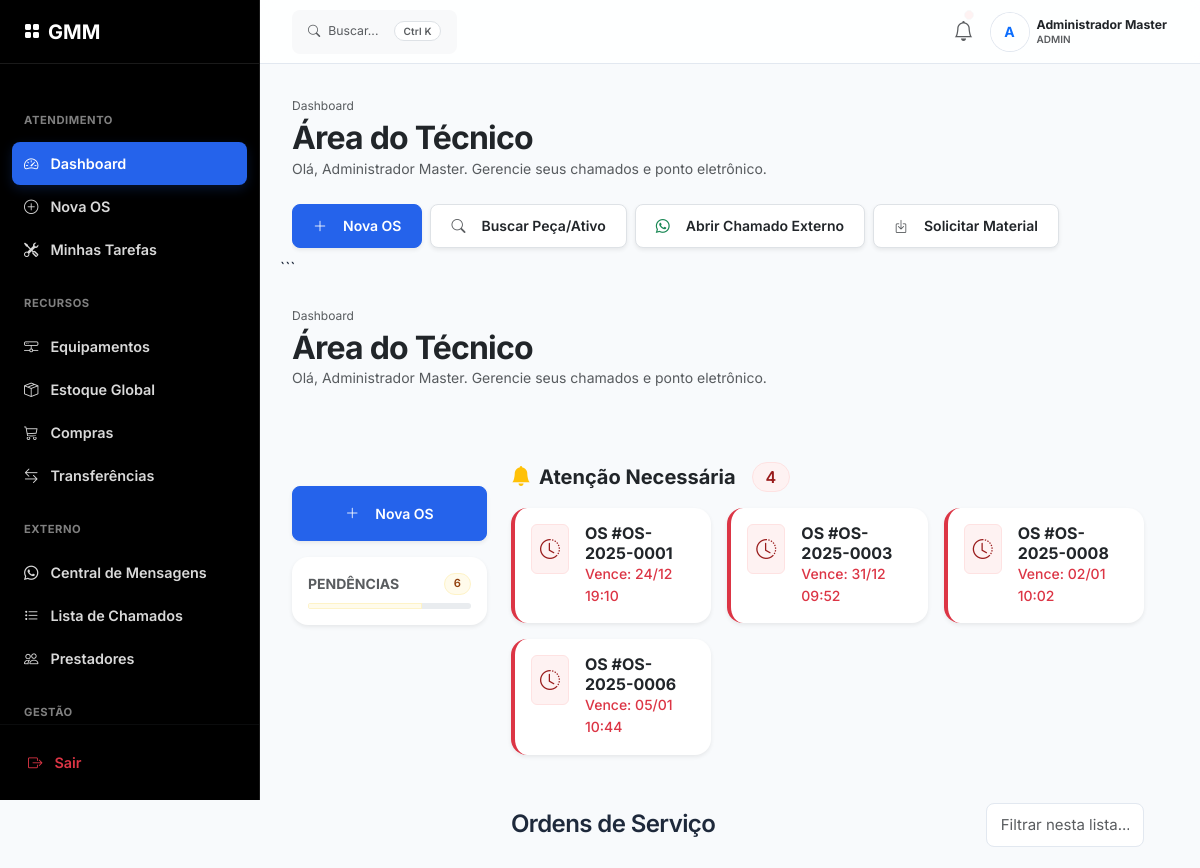
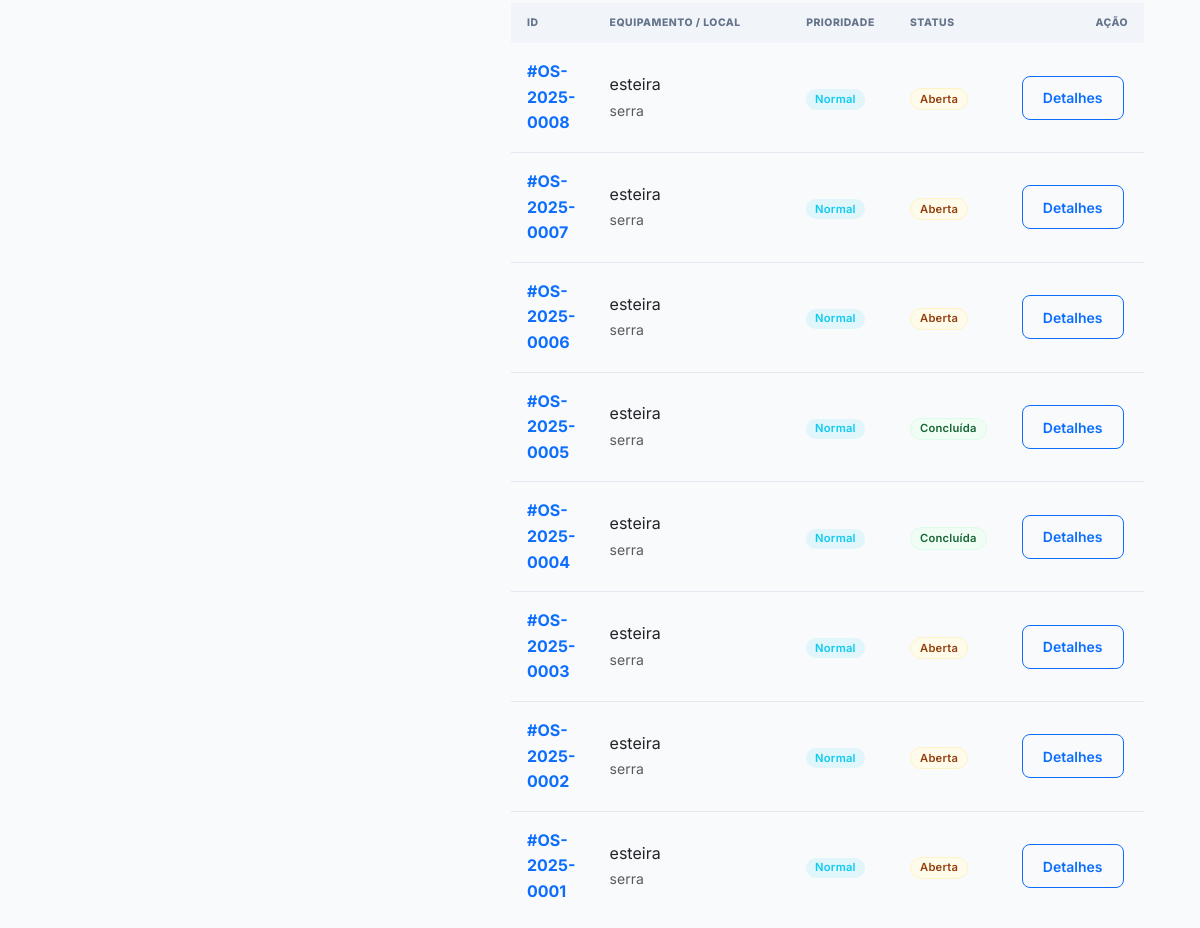
The page /dashboard/ (signed in) on the database as committed earlier (2 pictures, top to bottom).
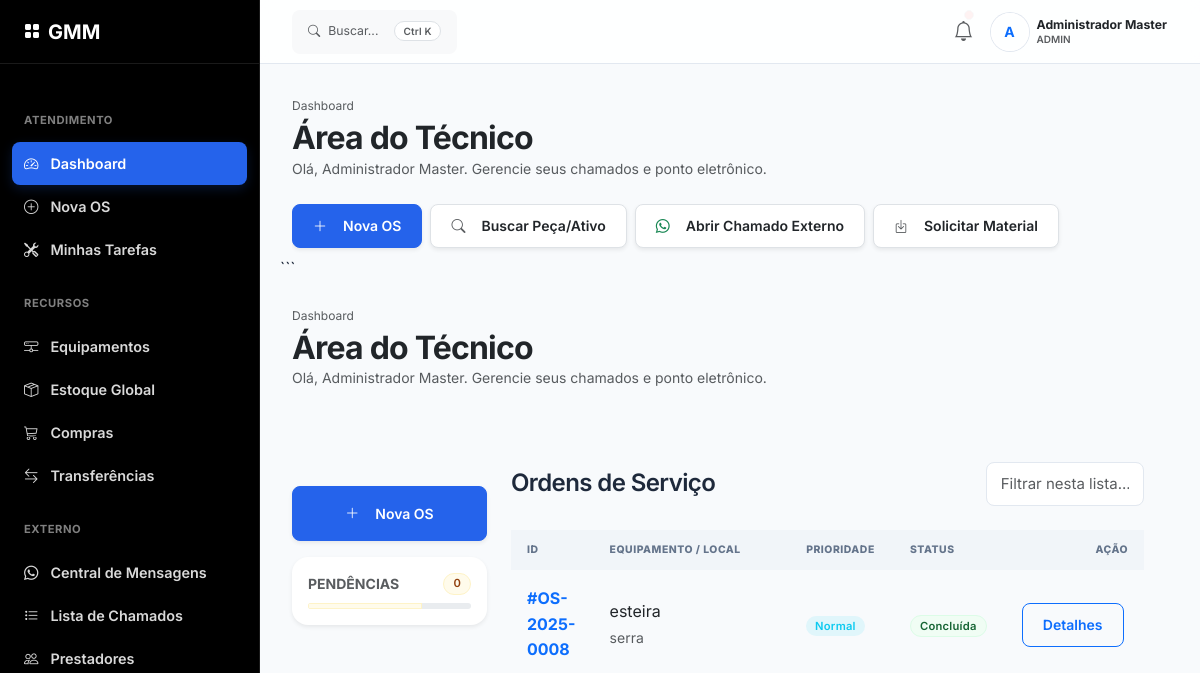
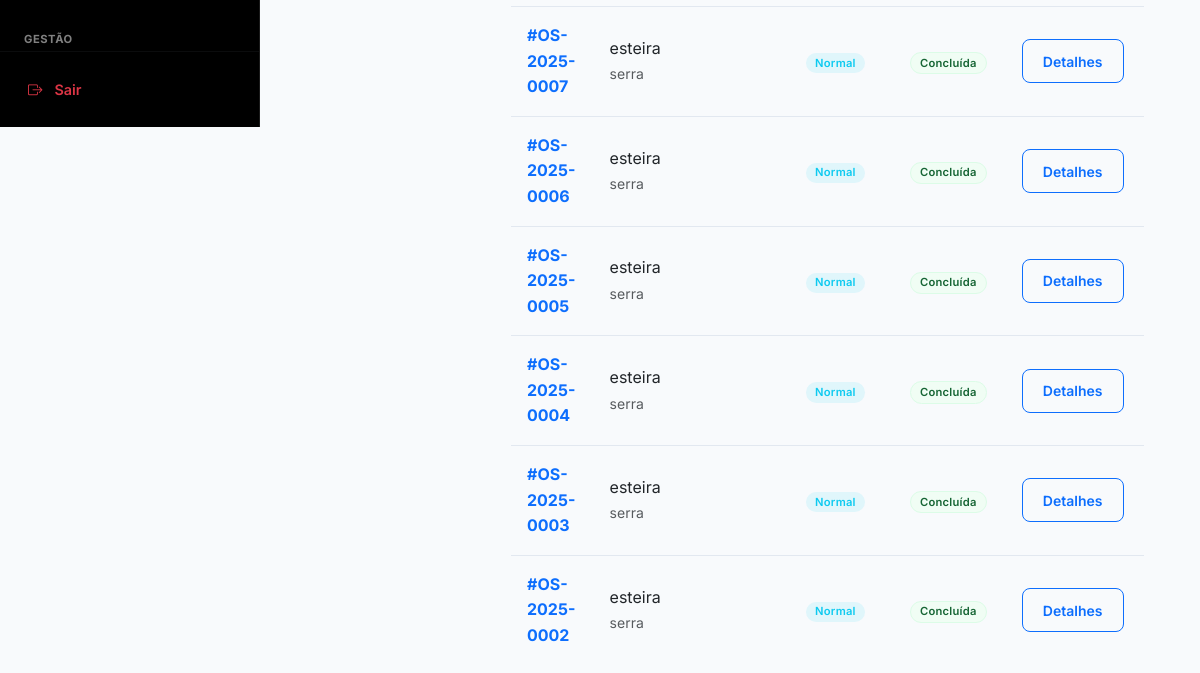
The same page on the database as committed later (2 pictures, top to bottom).
### app/models/estoque_models.py (models this page shows, shortened)
class OrdemServico(db.Model):
    __tablename__ = 'ordens_servico'
    id = db.Column(db.Integer, primary_key=True)
    numero_os = db.Column(db.String(20), unique=True, nullable=False)
    tecnico_id = db.Column(db.Integer, db.ForeignKey('usuarios.id'), nullable=False)
    unidade_id = db.Column(db.Integer, db.ForeignKey('unidades.id'), nullable=False)
    equipamento_id = db.Column(db.Integer, db.ForeignKey('equipamentos.id'), nullable=True)
    tipo_manutencao = db.Column(db.String(20), nullable=False)
    prioridade = db.Column(db.String(20), default='media')
    descricao_problema = db.Column(db.Text, nullable=False)
    descricao_solucao = db.Column(db.Text, nullable=True)
    status = db.Column(db.String(20), default='aberta')
    prazo_conclusao = db.Column(db.DateTime, nullable=False)
    fotos_antes = db.Column(db.JSON, nullable=True)
    fotos_depois = db.Column(db.JSON, nullable=True)
    data_abertura = db.Column(db.DateTime, default=datetime.utcnow)
    data_conclusao = db.Column(db.DateTime, nullable=True)
    tecnico = db.relationship('Usuario', backref='ordens_servico')
    unidade = db.relationship('Unidade', backref='ordens_servico')
    equipamento_rel = db.relationship('Equipamento', backref='ordens')
    movimentacoes = db.relationship('MovimentacaoEstoque', backref='os', lazy=True)
    anexos_list = db.relationship('AnexosOS', backref='os', lazy=True, cascade="all, delete-orphan")

class Equipamento(db.Model):
    __tablename__ = 'equipamentos'
    id = db.Column(db.Integer, primary_key=True)
    nome = db.Column(db.String(150), nullable=False)
    categoria = db.Column(db.String(50), nullable=False)
    unidade_id = db.Column(db.Integer, db.ForeignKey('unidades.id'), nullable=False)
    ativo = db.Column(db.Boolean, default=True)
    created_at = db.Column(db.DateTime, default=datetime.utcnow)
    unidade = db.relationship('Unidade', backref='lista_equipamentos')

### app/models/models.py (models this page shows)
class Unidade(db.Model):
    __tablename__ = 'unidades'
    id = db.Column(db.Integer, primary_key=True)
    nome = db.Column(db.String(100), unique=True, nullable=False)
    endereco = db.Column(db.String(255), nullable=True)
    razao_social = db.Column(db.String(150), nullable=True)
    cnpj = db.Column(db.String(20), nullable=True)
    telefone = db.Column(db.String(20), nullable=True)
    faixa_ip_permitida = db.Column(db.String(255), nullable=False)
    ssid_wifi = db.Column(db.String(50), nullable=True) # [Novo PRD 3.1.1]
    ativa = db.Column(db.Boolean, default=True)
    created_at = db.Column(db.DateTime, default=datetime.utcnow)
    registros = db.relationship('RegistroPonto', backref='unidade', lazy=True)

### app/routes/ponto.py (the view)
@bp.route('/')
@login_required
def index():
    unidades = Unidade.query.filter_by(ativa=True).all()
    registro_aberto = RegistroPonto.query.filter_by(
        usuario_id=current_user.id,
        data_hora_saida=None
    ).first()
    if current_user.tipo == 'tecnico':
        minhas_os = OrdemServico.query.filter_by(tecnico_id=current_user.id).order_by(OrdemServico.prioridade.desc()).all()
    else:
        minhas_os = OrdemServico.query.order_by(OrdemServico.data_abertura.desc()).limit(20).all()
    alertas_os = []
    alertas_estoque = []
    if current_user.tipo != 'tecnico': # Remove filtro se quiser que todos vejam
        agora = datetime.utcnow()
        limite_critico = agora + timedelta(hours=24)
        alertas_os = OrdemServico.query.filter(
            OrdemServico.status == 'aberta',
            OrdemServico.prazo_conclusao != None,
            OrdemServico.prazo_conclusao <= limite_critico
        ).order_by(OrdemServico.prazo_conclusao).limit(5).all()
        alertas_estoque = Estoque.query.filter(
            Estoque.quantidade_atual <= Estoque.quantidade_minima
        ).limit(5).all()
    return render_template('dashboard.html',
                         unidades=unidades,
                         registro_aberto=registro_aberto,
                         minhas_os=minhas_os,
                         alertas_os=alertas_os,
                         alertas_estoque=alertas_estoque)

### app/templates/dashboard.html (shortened to what the changed rows need)
{% extends "base.html" %}
{% block content %}
<div class="mb-4">
    <div class="d-flex align-items-center justify-content-between">
        <div>
            <h2 class="mb-0 fw-bold text-dark">Área do Técnico</h2>
        </div>
    </div>
</div>
<div class="row g-4">
    <div class="mb-4">
        <div class="d-flex align-items-center justify-content-between">
            <div>
                <h2 class="mb-0 fw-bold text-dark">Área do Técnico</h2>
            </div>
        </div>
    </div>
    <div class="row g-4">
        <div class="col-lg-3">
            <div class="d-none d-lg-block mt-4">
                <div class="card border-0 shadow-sm">
                    <div class="card-body">
                        <div class="d-flex justify-content-between align-items-center mb-2">
                            <small class="text-muted fw-bold text-uppercase">Pendências</small>
                            <span class="badge bg-warning text-dark">{{ minhas_os | selectattr("status", "equalto",
                                "aberta") | list | length }}</span>
                        </div>
                    </div>
                </div>
            </div>
        </div>
        <div class="col-lg-9">
            {% if alertas_os or alertas_estoque %}
            <div class="mb-5 fade-in">
                <h5 class="fw-bold mb-3 text-dark d-flex align-items-center gap-2">
                    <i class="bi bi-bell-fill text-warning"></i>
                    <span class="d-none d-md-inline">Atenção Necessária</span>
                    <span class="badge bg-danger rounded-pill ms-auto ms-md-2 fs-6">
                        {{ (alertas_os|length) + (alertas_estoque|length) }}
                    </span>
                </h5>
                <div class="row g-3">
                    {% for a in alertas_os %}
                    <div class="col-md-6 col-xl-4">
                        <div
                            class="card border-0 shadow-sm border-start border-4 border-danger h-100 position-relative hover-shadow transition-all">
                            <div class="card-body p-3 d-flex align-items-start gap-3">
                                <div class="bg-danger bg-opacity-10 text-danger rounded p-2">
                                    <i class="bi bi-clock-history fs-5"></i>
                                </div>
                                <div>
                                    <h6 class="fw-bold mb-0 text-dark">OS #{{ a.numero_os }}</h6>
                                    <p class="text-danger small mb-0 fw-medium">
                                        Vence: {{ a.prazo_conclusao.strftime('%d/%m %H:%M') }}
                                    </p>
                                </div>
                            </div>
                        </div>
                    </div>
                    {% endfor %}
                </div>
            </div>
            {% endif %}
            <table class="table table-responsive-stack table-hover">
                <thead>
                    <tr>
                        <th style="width: 10%;">ID</th>
                        <th style="width: 30%;">Equipamento / Local</th>
                        <th style="width: 15%;">Prioridade</th>
                        <th style="width: 15%;">Status</th>
                        <th style="width: 20%;" class="text-end">Ação</th>
                    </tr>
                </thead>
                <tbody>
                    {% for os in minhas_os %}
                    <tr>
                        <td data-label="OS ID">
                            <span class="fw-bold text-primary">#{{ os.numero_os }}</span>
                        </td>
                        <td data-label="Equipamento">
                            <div class="fw-600">{{ os.equipamento_rel.nome if os.equipamento_rel else 'Geral' }}</div>
                            <small class="text-muted">{{ os.unidade.nome }}</small>
                        </td>
                        <td data-label="Prioridade">
                            {% if os.prioridade == 'urgente' %}
                            <span class="badge bg-danger bg-opacity-10 text-danger"><i class="bi bi-fire me-1"></i>
                                Urgente</span>
                            {% elif os.prioridade == 'alta' %}
                            <span class="badge bg-warning bg-opacity-10 text-warning">Alta</span>
                            {% else %}
                            <span class="badge bg-info bg-opacity-10 text-info">Normal</span>
                            {% endif %}
                        </td>
                        <td data-label="Status">
                            {% if os.status == 'aberta' %}
                            <span class="badge bg-warning text-dark">Aberta</span>
                            {% else %}
                            <span class="badge bg-success">Concluída</span>
                            {% endif %}
                        </td>
                        <td data-label="Ação">
                            <a href="{{ url_for('os.detalhes', id=os.id) }}"
                                class="btn btn-sm btn-outline-primary w-100-mobile">
                                Detalhes
                            </a>
                        </td>
                    </tr>
                    {% endfor %}
                </tbody>
            </table>
        </div>
    </div>
    {% endblock %}

Rows that differ between the two databases and show on the page:
removed OrdemServico: numero_os "OS-2025-0001", prazo_conclusao "24/12 19:10", equipamento_rel "esteira", unidade.nome "serra", prioridade "Normal", status "Aberta"
no longer on one of the page's lists (row edited): OrdemServico: numero_os "OS-2025-0008", prazo_conclusao "02/01 10:02"
no longer on one of the page's lists (row edited): OrdemServico: numero_os "OS-2025-0006", prazo_conclusao "05/01 10:44"
no longer on one of the page's lists (row edited): OrdemServico: numero_os "OS-2025-0003", prazo_conclusao "31/12 09:52"
changed OrdemServico "OS-2025-0008": status "Aberta" → "Concluída"
changed OrdemServico "OS-2025-0007": status "Aberta" → "Concluída"
changed OrdemServico "OS-2025-0006": status "Aberta" → "Concluída"
changed OrdemServico "OS-2025-0003": status "Aberta" → "Concluída"
changed OrdemServico "OS-2025-0002": status "Aberta" → "Concluída"
Other text that changed with them:
{{ (alertas_os|length) + (alertas_estoque|length) }}: "4" → (not shown)
text no longer shown: "6 Atenção Necessária"
text now shown: "0"
